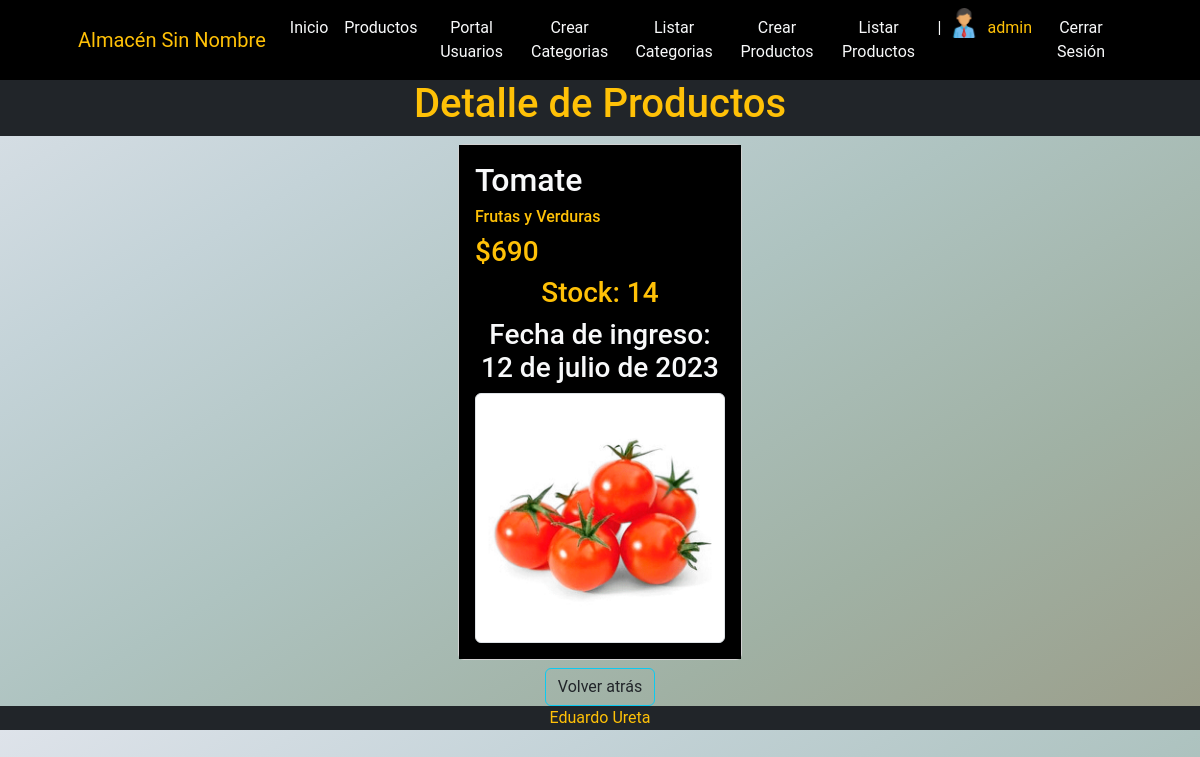
The app's page /productos/productos/details/1 (signed in), older data.
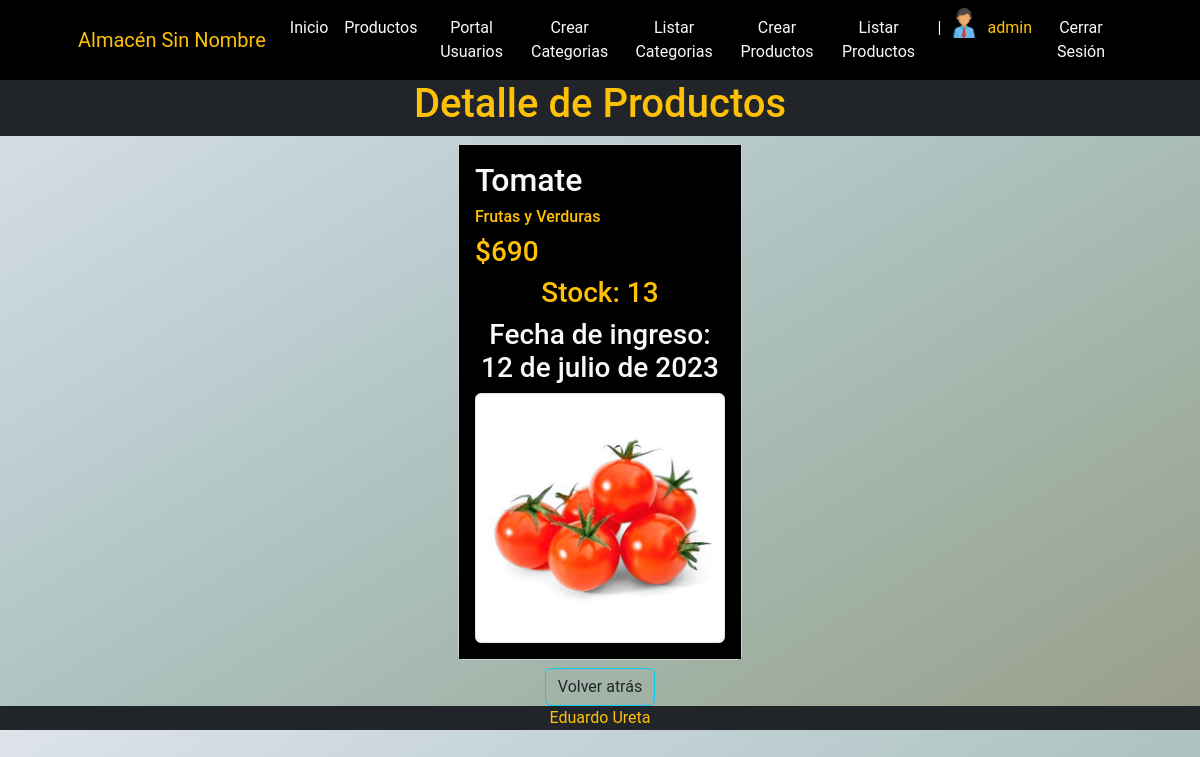
The same page, newer data.
### apps/venta/models.py (models this page shows, shortened)
class Vendedor(models.Model):
    usuario = models.OneToOneField(User, on_delete=models.CASCADE, related_name="vendedor")
    celular = models.CharField(max_length=50)
    avatar = models.ImageField(upload_to="avatars",blank=True, null=True)

### apps/productos/models.py (models this page shows, shortened)
class Productos(models.Model):
    nombre = models.CharField(max_length=50, null=False)
    precio = models.PositiveIntegerField(null=False)
    cantidad = models.PositiveIntegerField(null=False)
    fecha_ingreso = models.DateField(default=timezone.now, null=False)
    categoria = models.ForeignKey(Categoria, on_delete=models.PROTECT)
    imagen = models.ImageField(upload_to="imgprod",blank=False, null=True)

class Categoria (models.Model):
    nombre = models.CharField(max_length=20, null=False)
    descripcion = models.CharField(max_length=20, null=True)
    imagen = models.ImageField(upload_to="imgprod",blank=False, null=True)
    def __str__(self):
        return self.nombre

### apps/productos/views.py (the view)
# urls.py: path('productos/details/<int:pk>', views.ProductosDetail.as_view(), name='productos_details'),
class ProductosDetail(DetailView):
    model = models.Productos

### apps/carrito/context_processor.py (called while the page is built)
def total_carrito(request):
    total = 0
    if request.user.is_authenticated:
        if "carrito" in request.session:
            for key, value in request.session["carrito"].items():
                total += int(value["acumulado"])
    return {"total_boleta": total}

### apps/productos/templates/productos/productos_detail.html
{% extends 'productos/index.html' %}
{% block TITULO %}
    <h1>Detalle de Productos</h1>
{% endblock TITULO %}
{% block BODY %}
<div class="d-flex justify-content-center">
    <div class="col-sm-6 col-md-4 col-lg-3">
        <div>
            <div class="card h-100 m-2">
                <div class="card-body bg-black">
                    <h2 class="card-title text-light">{{object.nombre}} </h2>
                    <h6 class="card-text text-warning">{{object.categoria}}</h6>
                    <h3 class="card-text text-warning">${{object.precio}}</h3>
                    <h3 class="card-text text-warning text-center">Stock: {{object.cantidad}}</h3>
                    <h3 class="card-text text-light text-center">Fecha de ingreso: <br> {{object.fecha_ingreso}}</h3>
                    <img class="img-fluid img-thumbnail rounded mx-auto d-block" src="{{object.imagen.url}}" alt="Imagen"></img>
                </div>
            </div>
        </div>
    </div>
</div>
<div class="d-flex justify-content-center ">
    <button class="btn btn-outline-info "><a class="nav-link text-dark text-center" href="{% url 'productos:productos_list' %}">Volver atrás</a></button>
</div>
{% endblock BODY %}

### apps/productos/templates/productos/index.html (shortened to what this page needs)
{% extends 'Home/base.html' %}

### apps/home/templates/home/base.html (shortened to what this page needs)
{% load static %}
<!DOCTYPE html>
<html lang="en">
<head>
    <link href="{% static 'Home/css/styles.css' %}" rel="stylesheet" />
</head>
<body class="row fondo font-roboto">
    {% include 'Home/navbar.html' %}
    <div class="text-center text-bg-dark text-warning ">
    {% block TITULO %}
    {% endblock TITULO %}
    </div>
    <div>
        {% block BODY %}
        {% endblock BODY %}
    </div>
        {% include 'Home/footer.html' %}
</body>
</html>

### apps/home/templates/home/navbar.html (shortened to what this page needs)
{% load static %}
<nav class="navbar navbar-expand-lg navbar-dark bg-black">
    <div class="container px-5 ">
        <a class="navbar-brand text-warning" href="#!">Almacén Sin Nombre</a>
        <div class="collapse navbar-collapse" id="navbarSupportedContent">
            <ul class="navbar-nav ms-auto mb-2 mb-lg-0">
                <li class="nav-item text-center"><a class="nav-link text-light" aria-current="page" href="{% url 'Home:home' %}">Inicio</a></li>
                <li class="nav-item text-center"><a class="nav-link text-light" href="{% url 'productos:index' %}">Productos</a></li>
                <li class="nav-item text-center"><a class="nav-link text-light" href="{% url 'usuarios:home' %}">Portal Usuarios</a></li>
                {% if user.is_authenticated %}
                    {% if user.is_staff %}
                        <li class="nav-item"></li><a href="{% url 'productos:categoria_create' %}" class="nav-link text-light text-center">Crear Categorias</a></li>
                        <li class="nav-item"></li><a href="{% url 'productos:categoria_list' %}" class="nav-link text-light text-center">Listar Categorias</a></li>
                        <li class="nav-item"></li><a href="{% url 'productos:productos_create' %}" class="nav-link text-light text-center">Crear Productos</a></li>
                        <li class="nav-item"></li><a href="{% url 'productos:productos_list' %}" class="nav-link text-light text-center">Listar Productos</a></li>
                    {% endif %}
                    <li class="nav-item text-center"><a class="nav-link text-light"> | </a></li>
                    {% if user.vendedor.avatar.url %}
                        <li class="nav-item text-center">
                            <img src="{{user.vendedor.avatar.url}}" alt="" style="height: 30px;"></img>
                        </li>
                    {% endif %}
                    <li class="nav-item text-center"><a class="nav-link text-warning" href="#!">{{user.username}}</a></li>
                    <li class="nav-item text-center"><a class="nav-link text-light" href="{% url 'Home:logout' %}">Cerrar Sesión</a></li>
                {% endif %}
            </ul>
        </div>
    </div>
</nav>

### apps/home/templates/home/footer.html
<footer class="py45 bg-dark">
    <div class="container px-4 px-lg-5"><p class="m-0 text-center text-warning">Eduardo Ureta</p></div>
</footer>

### apps/home/templates/home/base.html (style rules this page uses)
.fondo { background-image: linear-gradient(to right bottom, #dee3ea, #c4d3d8, #aec3c0, #a0b1a4, #9b9d89); }
.font-roboto { font-family: 'Roboto', sans-serif; }

Row changes from the older to the newer data that the page shows:
changed Productos "Tomate": cantidad "14" → "13"
